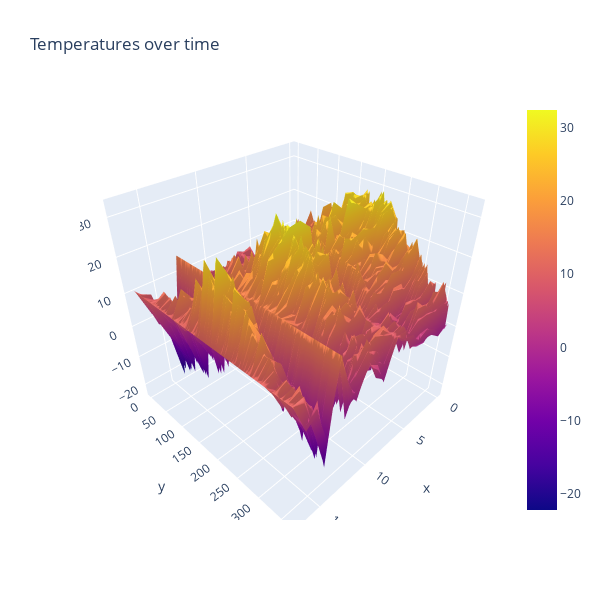

The code cell stored with this chart in its notebook:
### Code cell
#Plot ALL weather data for all stations for a year 

#X = weather station
#Y = day of the year
#Z = temperature

#you can click/hold in the graph below to rotate!

fig = go.Figure(data=[go.Surface(z=notempyear.values)])
fig.update_layout(title='Temperatures over time', autosize=False,
                  width=600, height=600)
fig.show()

### Figure 1 — Plotly figure (JSON) as saved in the notebook; plotly's stock layout.template omitted (floating-point values rounded to 4 significant figures; data arrays with more than 128 entries replaced by an {"elided": "..."} marker saying what was removed)
{"data": [{"type": "surface", "z": {"elided": "365x18 float values"}}], "layout": {"autosize": false, "height": 600, "scene": {"aspectmode": "auto", "aspectratio": {"x": 1, "y": 1, "z": 1}}, "title": {"text": "Temperatures over time"}, "width": 600}}
